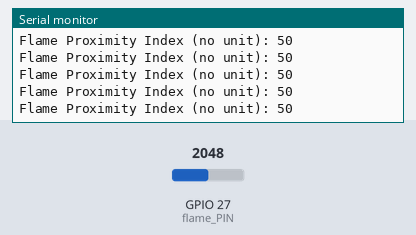
Simulated run of this sketch. Board: ESP32. Shown: the last lines printed to the serial monitor. The test bench sets the inputs (shaded band); at power-on: GPIO 27 (flame_PIN) = 2048.

Above: at 1.2 s.
1.3 s: GPIO 27 (flame_PIN) set to 447
At 2.3 s:
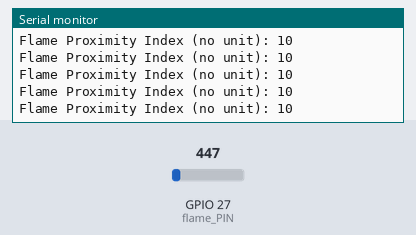
4.3 s: GPIO 27 (flame_PIN) set to 370
At 5.4 s:
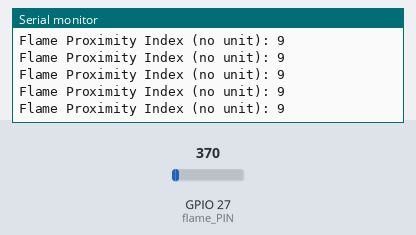
14.8 s: GPIO 27 (flame_PIN) set to 4039
At 15.9 s:
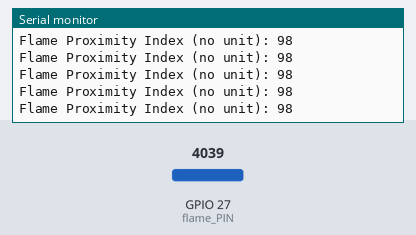
17.8 s: GPIO 27 (flame_PIN) set to 4095
At 18.9 s:
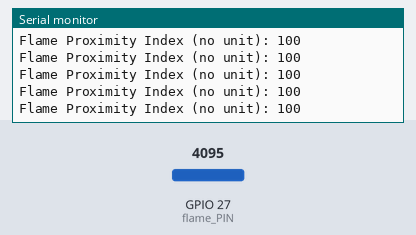
Timing chart, 0 to 20.8 s (numbered marks = the images above; inputs shaded):
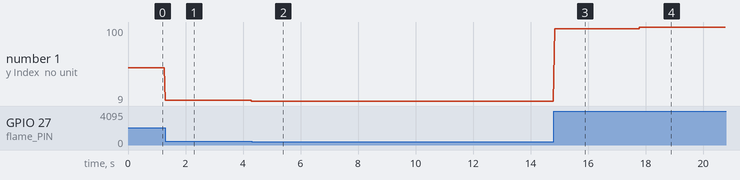

Measured:
- after the input at 1.3 s, the serial monitor: prints a new line at once (image 1)
- after the input at 4.3 s, the serial monitor: prints a new line at once (image 2)
- after the input at 14.8 s, the serial monitor: prints a new line at once (image 3)
- after the input at 17.8 s, the serial monitor: prints a new line at once (image 4)
- plotted number 1: 50 → 10 after the input at 1.3 s, 10 → 9 after the input at 4.3 s, 9 → 98 after the input at 14.8 s, 98 → 100 after the input at 17.8 s

The sketch:

Flame_test.ino
```cpp
const int flame_PIN = 27;
void setup() {
  // Initialize serial communication
  Serial.begin(9600);
  pinMode(flame_PIN, INPUT);
  Serial.println("flame sensor test");
}
void loop() {
  int infrared_value = analogRead(flame_PIN);
  int flame = map(infrared_value, 0, 4095, 0, 100);
  Serial.print("Flame Proximity Index (no unit): ");
  Serial.println(flame);
}
```
